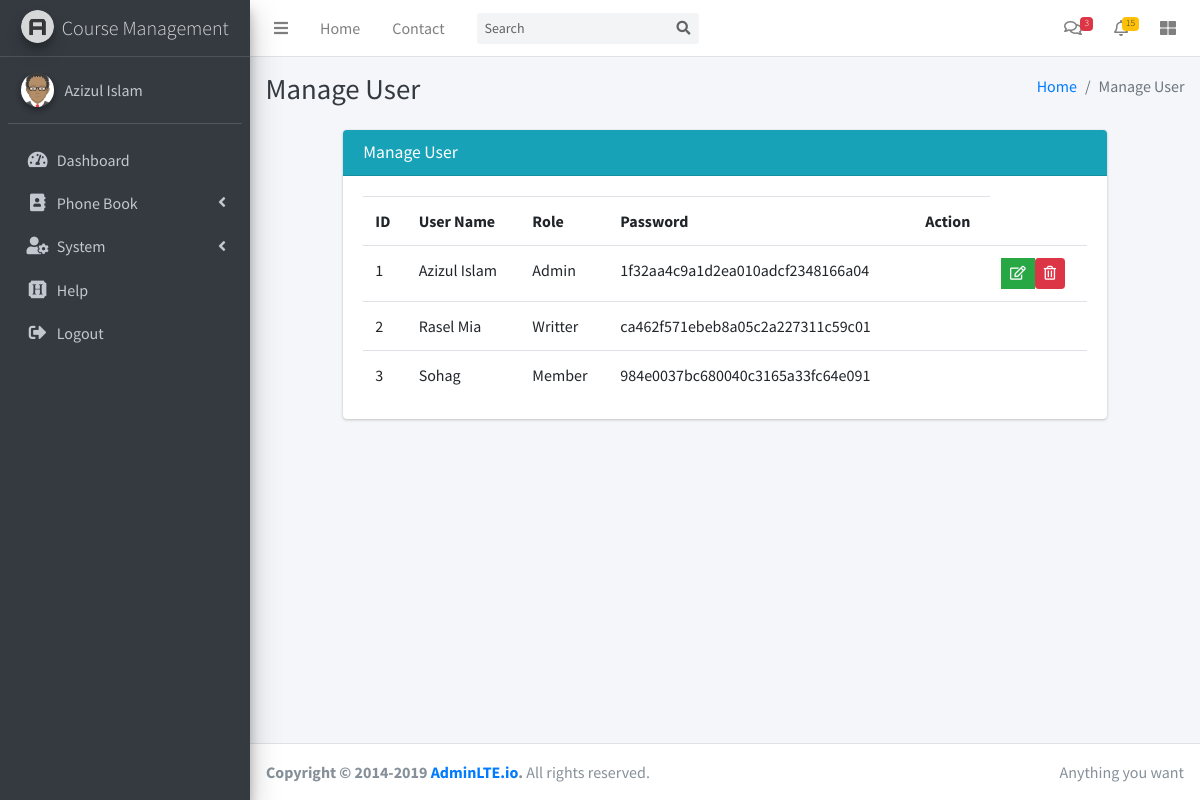
The app's page /home.php?page=manage-user (signed in) with its own data.
### tables this page shows
create table cms_users(
    id int(10) primary key auto_increment,
    username varchar(50) not null,
    role_id int(10),
    password varchar(50) not null
);

create table cms_roles(
    id int(10) primary key auto_increment,
    name varchar(50) not null
);

### db_config.php (called while the page is built, shortened)
<?php
    $ex="cms_";
?>

### modals/UserClass.php (called while the page is built, shortened)
<?php
    class UserView{
        public function __construct($id,$username,$passowrd,$role_id,$role_name){
            $this->id=$id;
            $this->username=$username;
            $this->password=$passowrd;
            $this->role_name=$role_name;
        }
    }
    class UserController{
        public static function get_user(){
            global $db;
            global $ex;
            $sql="select u.id,u.username,u.password,u.role_id,r.name role from {$ex}users u,{$ex}roles r where r.id=u.role_id";
            $users=$db->query($sql);
            $data=[];
            while($user=$users->fetch_object()){
                $user=new UserView($user->id,$user->username,$user->password,$user->role_id,$user->role);
                array_push($data,$user);
            }
            return $data;
        }
    }
?>

### pages/manage_user.php (the view, shortened to what this page needs)
<div class="content-header">
    <?php echo header_title("Manage User",["<a href='home.php'>Home</a>","Manage User"]);?>
 </div>
 <div class="content">
      <div class="container-fluid">
        <div class="row justify-content-center">
          <div class="col-md-10">
          <form action="#" class="form-horizontal" method="post" >
             <div class="card card-info">
               <div class="card-header">
                 <h3 class="card-title">Manage User</h3>
              </div>
               <div class="card-body">
                   <table class="table">
                    <?php
                       $users=UserController::get_user();
                       echo "<tr><th>ID</th><th>User Name</th><th>Role</th><th>Password</th><th>Action</th></tr>";
                       foreach($users as $user){
                        echo "<tr>";
                         echo "<td>$user->id</td>";
                         echo "<td>$user->username</td>";
                         echo "<td>$user->role_name</td>";
                         echo "<td>".md5($user->password)."</td>";
                         echo "<td><a href='#'><img src='' width='50'/></a></td>";
                         echo "<td>";
                            echo "<div class='btn-group'>";
                            if(($_SESSION["s_id"])==$user->id){
                            echo "<form action='#' method='post'>";
                            echo "<button type='submit' class='btn btn-success btn-sm' name='btnEdit' value='edit'><i class='far fa-edit'></i></button>";
                           echo "</form>";
                              echo "<form action='#' method='post' onSubmit='return confirm(\"Are you sure?\")'>";
                               echo "<button type='submit' class='btn btn-danger btn-sm' name='btnDel' value='del'><i class='far fa-trash-alt'></i></button>";
                               echo "</form>";
                              }
                            echo "</div>";
                         echo "</td>";
                        echo "</tr>";
                       }
                    ?>
                   </table>
                </div>
             </div>
            </form>
          </div>
        </div>
      </div>
    </div>

### home.php (shortened to what this page needs)
<?php require_once("libaray/component.php"); ?>
<?php require_once("modals/UserClass.php"); ?>
<?php require_once("db_config.php"); ?>
<!DOCTYPE html>
<html lang="en">
<head>
  <link rel="stylesheet" href="assets/AdminLTE-3.0.5/plugins/fontawesome-free/css/all.min.css">
  <link rel="stylesheet" href="assets/AdminLTE-3.0.5/dist/css/adminlte.min.css">
  <link rel="stylesheet" href="assets/AdminLTE-3.0.5/dist/css/style.css">
</head>
<body class="hold-transition sidebar-mini">
<div class="wrapper">
    <?php include("include/navbar.php"); ?>
  <?php include("include/sidebar.php"); ?>
  <?php include("include/content_wrapper.php"); ?>
  <?php include("include/footer.php"); ?>
</div>
</body>
</html>

### include/navbar.php (shortened to what this page needs)
<nav class="main-header navbar navbar-expand navbar-white navbar-light">
    <ul class="navbar-nav">
      <li class="nav-item">
        <a class="nav-link" data-widget="pushmenu" href="#" role="button"><i class="fas fa-bars"></i></a>
      </li>
      <li class="nav-item d-none d-sm-inline-block">
        <a href="home.php" class="nav-link">Home</a>
      </li>
      <li class="nav-item d-none d-sm-inline-block">
        <a href="home.php?page=contact" class="nav-link">Contact</a>
      </li>
    </ul>
    <form class="form-inline ml-3">
      <div class="input-group input-group-sm">
        <input class="form-control form-control-navbar" type="search" placeholder="Search" aria-label="Search">
        <div class="input-group-append">
          <button class="btn btn-navbar" type="submit">
            <i class="fas fa-search"></i>
          </button>
        </div>
      </div>
    </form>
    <ul class="navbar-nav ml-auto">
      <li class="nav-item dropdown">
        <a class="nav-link" data-toggle="dropdown" href="#">
          <i class="far fa-comments"></i>
          <span class="badge badge-danger navbar-badge">3</span>
        </a>
      </li>
      <li class="nav-item dropdown">
        <a class="nav-link" data-toggle="dropdown" href="#">
          <i class="far fa-bell"></i>
          <span class="badge badge-warning navbar-badge">15</span>
        </a>
      </li>
      <li class="nav-item">
        <a class="nav-link" data-widget="control-sidebar" data-slide="true" href="#" role="button"><i
            class="fas fa-th-large"></i></a>
      </li>
    </ul>
  </nav>

### include/sidebar.php (shortened to what this page needs)
<aside class="main-sidebar sidebar-dark-primary elevation-4">
    <a href="index3.html" class="brand-link">
      <img src="assets/AdminLTE-3.0.5/dist/img/AdminLTELogo.png" alt="AdminLTE Logo" class="brand-image img-circle elevation-3"
           style="opacity: .8">
      <span class="brand-text font-weight-light">Course Management</span>
    </a>
    <div class="sidebar">
     <div class='user-panel mt-3 pb-3 mb-3 d-flex'>
        <div class='image'>
        <img src="assets/AdminLTE-3.0.5/dist/img/avatar.png" class='img-circle elevation-2' alt='User Image'>
        </div>
        <div class='info'>
         <a href='#' class='d-block'><?php echo $_SESSION['s_username']; ?></a>
        </div>
      </div>
      <nav class="mt-2">
        <ul class="nav nav-pills nav-sidebar flex-column" data-widget="treeview" role="menu" data-accordion="false">
               <li class="nav-item">
                <a href="home.php?page=dashboard" class="nav-link">
                <i class="nav-icon fas fa-tachometer-alt"></i>
                  <p>Dashboard</p>
                </a>
            </li>
          <li class="nav-item has-treeview">
            <a href="#" class="nav-link">
            <i class="fas fa-address-book nav-icon"></i>
              <p>
                Phone Book
                <i class="right fas fa-angle-left"></i>
              </p>
            </a>
          </li>
          <li class="nav-item has-treeview">
            <a href="#" class="nav-link">
            <i class="nav-icon fas fa-user-cog"></i>
              <p>
                System
                </i><i class="right fas fa-angle-left"></i>
              </p>
            </a>
          </li>
            <li class="nav-item">
                <a href="home.php?page=help" class="nav-link">
                <i class="fab fa-hire-a-helper nav-icon"></i>
                  <p>Help</p>
                </a>
            </li>
            <li class="nav-item">
                <a href="logout.php" class="nav-link">
                <i class="fas fa-sign-out-alt nav-icon"></i>
                  <p>Logout</p>
                </a>
            </li>
        </ul>
      </nav>
    </div>
  </aside>

### include/content_wrapper.php
<div class="content-wrapper">
   <?php
    if(isset($_GET["page"])){
      $page = $_GET["page"];
      if($page=="create-contat"){
        include("pages/create_contact.php");
      }elseif($page=="manage-contact"){
        include("pages/manage_contact.php");
      }
      elseif($page=="manage-user"){
        include("pages/manage_user.php");
      }
      elseif($page=="create-user"){
        include("pages/contact_user.php");
      }
      elseif($page=="help"){
        include("pages/help.php");
      }
      elseif($page=="dashboard"){
        include("pages/dashboard.php");
      }
      elseif($page=="contact"){
        include("pages/contact.php");
      }elseif($page=="edit-contact"){
        include("pages/edit_contact.php");
      }
    }else{
      include("pages/dashboard.php");
    }
   ?>
  </div>

### libaray/component.php (shortened to what this page needs)
<?php
    function header_title($title,$breadcumbs=array()){
        $html="<div class='container-fluid'>";
        $html.="<div class='row mb-2'>";
        $html.="<div class='col-sm-6'>";
        $html.="<h1 class='m-0 text-dark'>";
        $html.=$title;
        $html.="</h1>";
        $html.="</div>";
        $html.="<div class='col-sm-6'>";
        $html.="<ol class='breadcrumb float-sm-right'>";
            foreach($breadcumbs as $breadcumb){
                $html.="<li class='breadcrumb-item active'>$breadcumb</li>";
            }
            $html.="</ol>";
            $html.="</div>";
            $html.="</div>";
            $html.="</div>";
            return $html;
    }
?>

### include/footer.php
<footer class="main-footer">
    <div class="float-right d-none d-sm-inline">
      Anything you want
    </div>
    <strong>Copyright &copy; 2014-2019 <a href="https://adminlte.io">AdminLTE.io</a>.</strong> All rights reserved.
  </footer>

### records on screen
cms_users: id "1", username "Azizul Islam", cms_roles.name "Admin", password "1f32aa4c9a1d2ea010adcf2348166a04"
cms_users: id "2", username "Rasel Mia", cms_roles.name "Writter", password "ca462f571ebeb8a05c2a227311c59c01"
cms_users: id "3", username "Sohag", cms_roles.name "Member", password "984e0037bc680040c3165a33fc64e091"

### other values on screen
$_SESSION['s_username'] "Azizul Islam"
$breadcumb "Home"
$breadcumb "Manage User"
